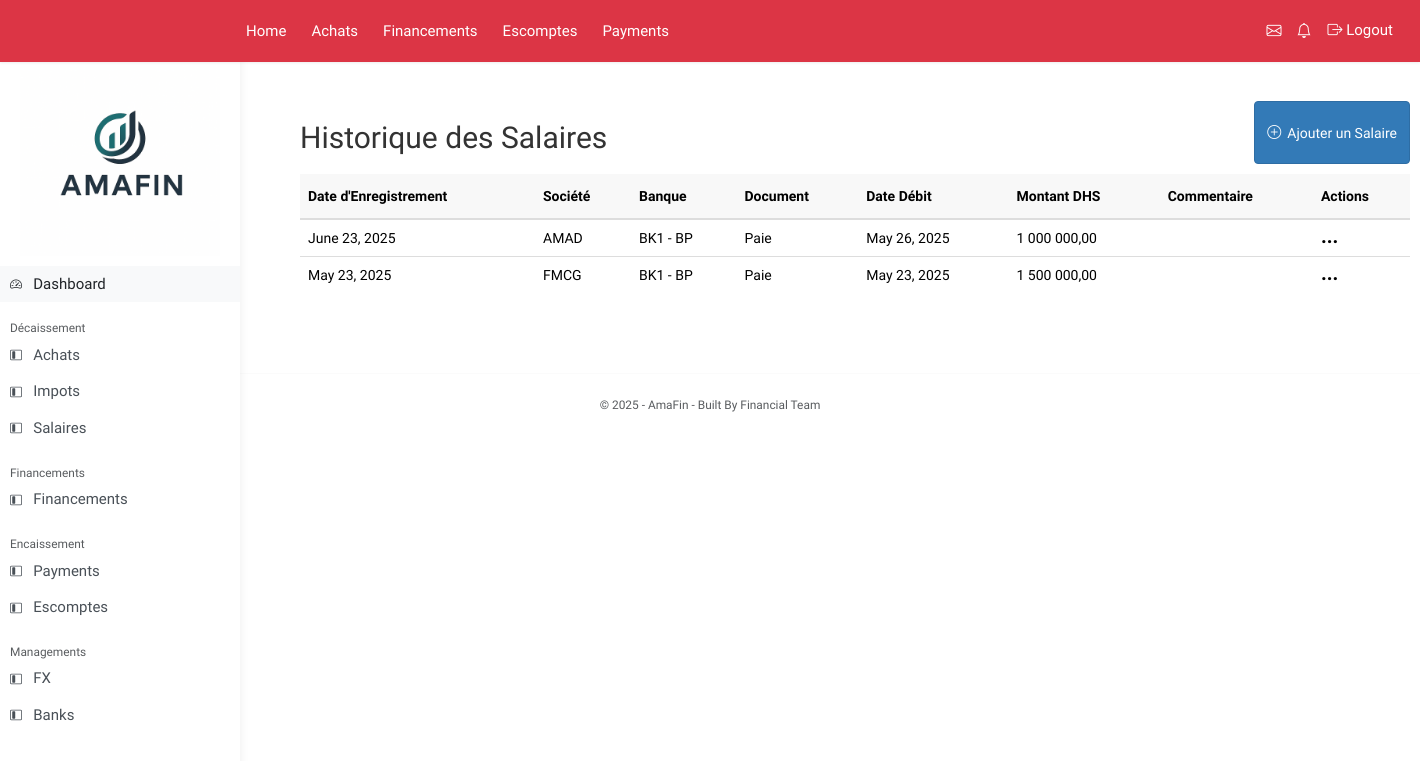
Page /salaires/ (signed in) on the committed database.
### dashboard/models.py (models this page shows, shortened)
class Salaire(models.Model):
    SOCIETE_CHOICES = [
        ('AMAD','AMAD'),
        ('FMCG','FMCG'),
        ('AMAP','AMAP'),
        ('SULFO','SULFO'),
        ('ENGINUP','ENGINUP'),
        ('ENOSIS','ENOSIS'),
        ('LAC','LAC'),
        ('TODAYWORKS','TODAYWORKS'),
    ]
    Document_CHOICES = [
        ('Paie','Paie'),
        ('CNSS','CNSS'),
        ('IR','IR'),
    ]
    date_enregistrement = models.DateField(default=now, editable=False)
    societe = models.CharField(max_length=100, choices=SOCIETE_CHOICES)
    banque = models.ForeignKey(Bank, on_delete=models.PROTECT)
    document = models.CharField(max_length=100,choices=Document_CHOICES)
    date_debit = models.DateField(blank=True, null=True)
    montant_dhs = models.DecimalField(max_digits=30, decimal_places=5)
    commentaire = models.TextField(blank=True, null=True)

class Bank(models.Model):
    custom_id = models.CharField(max_length=10, unique=True, editable=False)
    banque = models.CharField(max_length=100,unique=True)
    limit_finex = models.DecimalField(max_digits=30, decimal_places=5, null=True, blank=True)
    taux_interet_finex = models.DecimalField(max_digits=10, decimal_places=5, null=True, blank=True)
    interet_fix = models.DecimalField(max_digits=10, decimal_places=5, null=True, blank=True)
    def __str__(self):
        return f"{self.custom_id} - {self.banque}"

### dashboard/views.py (the view)
# urls.py: path("salaires/", views.salaires_table_view, name="salaires-table"),
def salaires_table_view(request):
    form = SalaireForm(request.POST or None)
    if request.method == "POST" and form.is_valid():
        form.save()
        return redirect("salaires-table")
    salaires = Salaire.objects.all().order_by("-date_enregistrement")
    return render(request, "dashboard/salaire.html", {"form": form, "salaires": salaires})

### dashboard/templatetags/custom_filters.py (called while the page is built)
@register.filter
def accounting_format(value):
    try:
        value = float(value)
        return f"{value:,.2f}".replace(",", " ").replace(".", ",")
    except (ValueError, TypeError):
        return value

### templates/dashboard/Salaire.html (shortened to what this page needs)
{% extends "layouts/base.html" %}
{% load widget_tweaks %}
{% load custom_filters %}
{% load static %}
{% block content %}
<div class="container mt-4">
  <div class="flex-grow-1 p-4">
    <div class="d-flex justify-content-between mb-3">
      <h2>Historique des Salaires</h2>
      <button id="add-new-salaire" data-url="{% url 'salaires-create-ajax' %}" class="btn btn-primary">
        <i class="bi bi-plus-circle me-1"></i> Ajouter un Salaire
      </button>
    </div>
    <table id="salaires-table" class="table table-borderless table-hover">
      <thead>
        <tr>
          <th>Date d'Enregistrement</th>
          <th>Société</th>
          <th>Banque</th>
          <th>Document</th>
          <th>Date Débit</th>
          <th>Montant DHS</th>
          <th>Commentaire</th>
          <th class="no-sort">Actions</th>
        </tr>
      </thead>
      <tbody>
        {% for salaire in salaires %}
        <tr>
          <td>{{ salaire.date_enregistrement }}</td>
          <td>{{ salaire.societe }}</td>
          <td>{{ salaire.banque }}</td>
          <td>{{ salaire.document }}</td>
          <td>{{ salaire.date_debit|default_if_none:"—" }}</td>
          <td>{{ salaire.montant_dhs|accounting_format }}</td>
          <td>{{ salaire.commentaire|default_if_none:"—" }}</td>
          <td>
            <div class="dropdown">
              <button class="btn-sm btn-light" id="Drop_btn" data-bs-toggle="dropdown" aria-expanded="false">...</button>
            </div>
          </td>
        </tr>
        {% endfor %}
      </tbody>
    </table>
  </div>
</div>
{% endblock %}

### static/css/sidebar.css (style rules this page uses)
:root { --sidebar-width: 240px; --navbar-height: 56px; }

### static/css/base.css (style rules this page uses)
body { font-family: "Quicksand", sans-serif; }

### static/css/achat.css (style rules this page uses)
.table thead { background-color: #f8f8f8 !important; }
.table thead>tr>th { background-color: #f8f8f8 !important; padding: 12px 8px; }
#Drop_btn { background: none; border: none; font-weight: 900; padding: 0; font-size: 20px; line-height: 0; }

### rows in the picture
Salaire: date_enregistrement "June 23, 2025", societe "AMAD", banque "BK1 - BP", document "Paie", date_debit "May 26, 2025", montant_dhs|accounting_format "1 000 000,00"
Salaire: date_enregistrement "May 23, 2025", societe "FMCG", banque "BK1 - BP", document "Paie", date_debit "May 23, 2025", montant_dhs|accounting_format "1 500 000,00"
